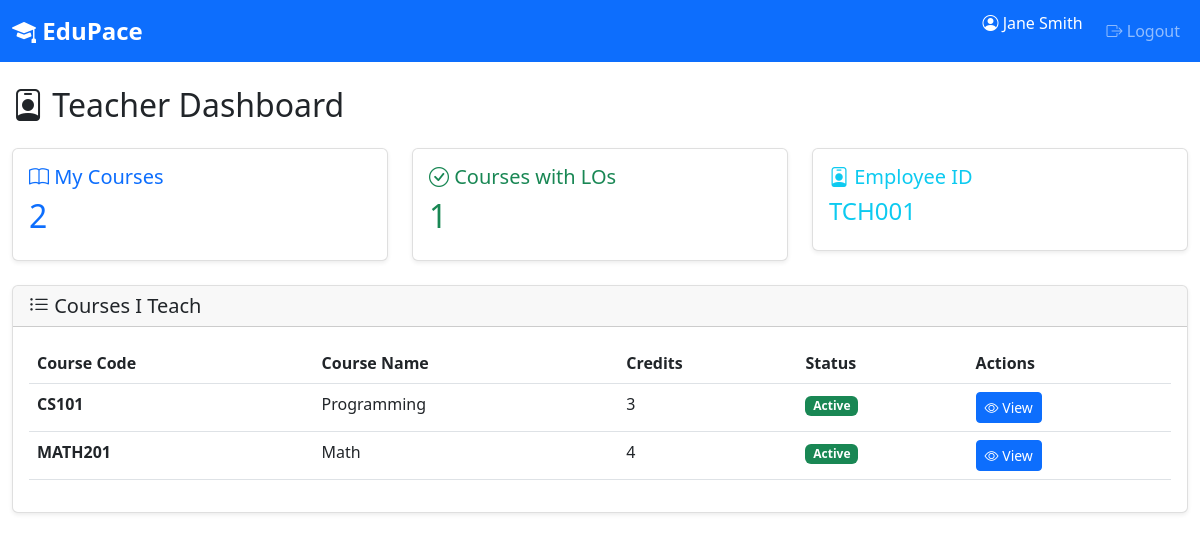
/teacher/dashboard/ (signed in), run on the app's committed database.
### edupace_app/models.py (models this page shows, shortened)
class Teacher(models.Model):
    user = models.OneToOneField(User, on_delete=models.CASCADE, related_name='teacher_profile')
    employee_id = models.CharField(max_length=50, unique=True)
    department = models.CharField(max_length=100, blank=True)
    courses = models.ManyToManyField(Course, related_name='teachers', blank=True)
    created_at = models.DateTimeField(auto_now_add=True)
    class Meta:
        verbose_name = "Teacher"
        verbose_name_plural = "Teachers"

class Course(models.Model):
    code = models.CharField(max_length=20, unique=True, help_text="Course code (e.g., CS101)")
    name = models.CharField(max_length=200)
    description = models.TextField(blank=True)
    credits = models.IntegerField(validators=[MinValueValidator(1), MaxValueValidator(10)])
    created_at = models.DateTimeField(auto_now_add=True)
    updated_at = models.DateTimeField(auto_now=True)
    is_locked = models.BooleanField(
        default=False,
        help_text="If True, teachers cannot add learning outcomes or grades"
    )
    class Meta:
        ordering = ['code']
        verbose_name = "Course"
        verbose_name_plural = "Courses"

### edupace_app/views.py (the view)
# urls.py: path('teacher/dashboard/', views.teacher_dashboard, name='teacher_dashboard'),
@login_required
@role_required('teacher')
def teacher_dashboard(request):
    teacher = get_user_profile(request.user)
    courses = teacher.courses.all()
    total_courses = courses.count()
    courses_with_los = courses.filter(learning_outcomes__isnull=False).distinct().count()
    context = {
        'teacher': teacher,
        'courses': courses,
        'total_courses': total_courses,
        'courses_with_los': courses_with_los,
    }
    return render(request, 'edupace_app/teacher/dashboard.html', context)

### edupace_app/utils.py (called while the page is built)
def get_user_role(user):
    if not user.is_authenticated:
        return None
    if hasattr(user, 'teacher_profile'):
        return 'teacher'
    elif hasattr(user, 'student_profile'):
        return 'student'
    elif hasattr(user, 'academic_board_profile'):
        return 'academic_board'
    return None

def get_user_profile(user):
    role = get_user_role(user)
    if role == 'teacher':
        return user.teacher_profile
    elif role == 'student':
        return user.student_profile
    elif role == 'academic_board':
        return user.academic_board_profile
    return None

def role_required(*allowed_roles):
    def decorator(view_func):
        @wraps(view_func)
        def _wrapped_view(request, *args, **kwargs):
            if not request.user.is_authenticated:
                messages.error(request, 'Please log in to access this page.')
                return redirect('edupace_app:login')
            user_role = get_user_role(request.user)
            if user_role not in allowed_roles:
                messages.error(request, 'You do not have permission to access this page.')
                return redirect('edupace_app:dashboard_redirect')
            return view_func(request, *args, **kwargs)
        return _wrapped_view
    return decorator

### edupace_app/templates/edupace_app/teacher/dashboard.html (shortened to what this page needs)
{% extends 'edupace_app/base.html' %}
{% block content %}
<div class="container-fluid mt-4">
    <div class="row">
        <div class="col-12">
            <h2 class="mb-4">
                <i class="bi bi-person-badge"></i> Teacher Dashboard
            </h2>
        </div>
    </div>
    <div class="row mb-4">
        <div class="col-md-4">
            <div class="card stat-card">
                <div class="card-body">
                    <h5 class="card-title text-primary">
                        <i class="bi bi-book"></i> My Courses
                    </h5>
                    <h2 class="text-primary">{{ total_courses }}</h2>
                </div>
            </div>
        </div>
        <div class="col-md-4">
            <div class="card stat-card">
                <div class="card-body">
                    <h5 class="card-title text-success">
                        <i class="bi bi-check-circle"></i> Courses with LOs
                    </h5>
                    <h2 class="text-success">{{ courses_with_los }}</h2>
                </div>
            </div>
        </div>
        <div class="col-md-4">
            <div class="card stat-card">
                <div class="card-body">
                    <h5 class="card-title text-info">
                        <i class="bi bi-person-badge"></i> Employee ID
                    </h5>
                    <h4 class="text-info">{{ teacher.employee_id }}</h4>
                </div>
            </div>
        </div>
    </div>
    <div class="row">
        <div class="col-12">
            <div class="card">
                <div class="card-header">
                    <h5 class="mb-0"><i class="bi bi-list-ul"></i> Courses I Teach</h5>
                </div>
                <div class="card-body">
                    {% if courses %}
                    <div class="table-responsive">
                        <table class="table table-hover">
                            <thead>
                                <tr>
                                    <th>Course Code</th>
                                    <th>Course Name</th>
                                    <th>Credits</th>
                                    <th>Status</th>
                                    <th>Actions</th>
                                </tr>
                            </thead>
                            <tbody>
                                {% for course in courses %}
                                <tr>
                                    <td><strong>{{ course.code }}</strong></td>
                                    <td>{{ course.name }}</td>
                                    <td>{{ course.credits }}</td>
                                    <td>
                                        {% if course.is_locked %}
                                            <span class="badge bg-danger">Locked</span>
                                        {% else %}
                                            <span class="badge bg-success">Active</span>
                                        {% endif %}
                                    </td>
                                    <td>
                                        <a href="{% url 'edupace_app:teacher_course_detail' course.id %}" class="btn btn-sm btn-primary">
                                            <i class="bi bi-eye"></i> View
                                        </a>
                                    </td>
                                </tr>
                                {% endfor %}
                            </tbody>
                        </table>
                    </div>
                    {% else %}
                    <p class="text-muted">You are not assigned to any courses yet.</p>
                    {% endif %}
                </div>
            </div>
        </div>
    </div>
</div>
{% endblock %}

### edupace_app/templates/edupace_app/base.html (shortened to what this page needs)
<!DOCTYPE html>
<html lang="en">
<head>
    <link href="https://cdn.jsdelivr.net/npm/bootstrap@5.3.0/dist/css/bootstrap.min.css" rel="stylesheet">
    <link href="https://cdn.jsdelivr.net/npm/bootstrap-icons@1.11.0/font/bootstrap-icons.css" rel="stylesheet">
</head>
<body>
    <nav class="navbar navbar-expand-lg navbar-dark bg-primary">
        <div class="container-fluid">
            <a class="navbar-brand" href="{% url 'edupace_app:dashboard_redirect' %}">
                <i class="bi bi-mortarboard-fill"></i> EduPace
            </a>
            {% if user.is_authenticated %}
            <div class="collapse navbar-collapse" id="navbarNav">
                <ul class="navbar-nav ms-auto">
                    <li class="nav-item">
                        <span class="navbar-text text-white me-3">
                            <i class="bi bi-person-circle"></i> {{ user.get_full_name|default:user.username }}
                        </span>
                    </li>
                    <li class="nav-item">
                        <a class="nav-link" href="{% url 'edupace_app:logout' %}">
                            <i class="bi bi-box-arrow-right"></i> Logout
                        </a>
                    </li>
                </ul>
            </div>
            {% endif %}
        </div>
    </nav>
    {% block content %}{% endblock %}
</body>
</html>

### edupace_app/templates/edupace_app/base.html (style rules this page uses)
.navbar-brand { font-weight: bold; font-size: 1.5rem; }
.card { box-shadow: 0 0.125rem 0.25rem rgba(0, 0, 0, 0.075); border: 1px solid rgba(0, 0, 0, 0.125); }
.stat-card { transition: transform 0.2s; }

### data on the page
Teacher: employee_id "TCH001"
Course: code "CS101", name "Programming", credits "3", is_locked "Active"
Course: code "MATH201", name "Math", credits "4", is_locked "Active"

### other printed values
{{ user.get_full_name|default:user.username }} "Jane Smith"
{{ total_courses }} "2"
{{ courses_with_los }} "1"
